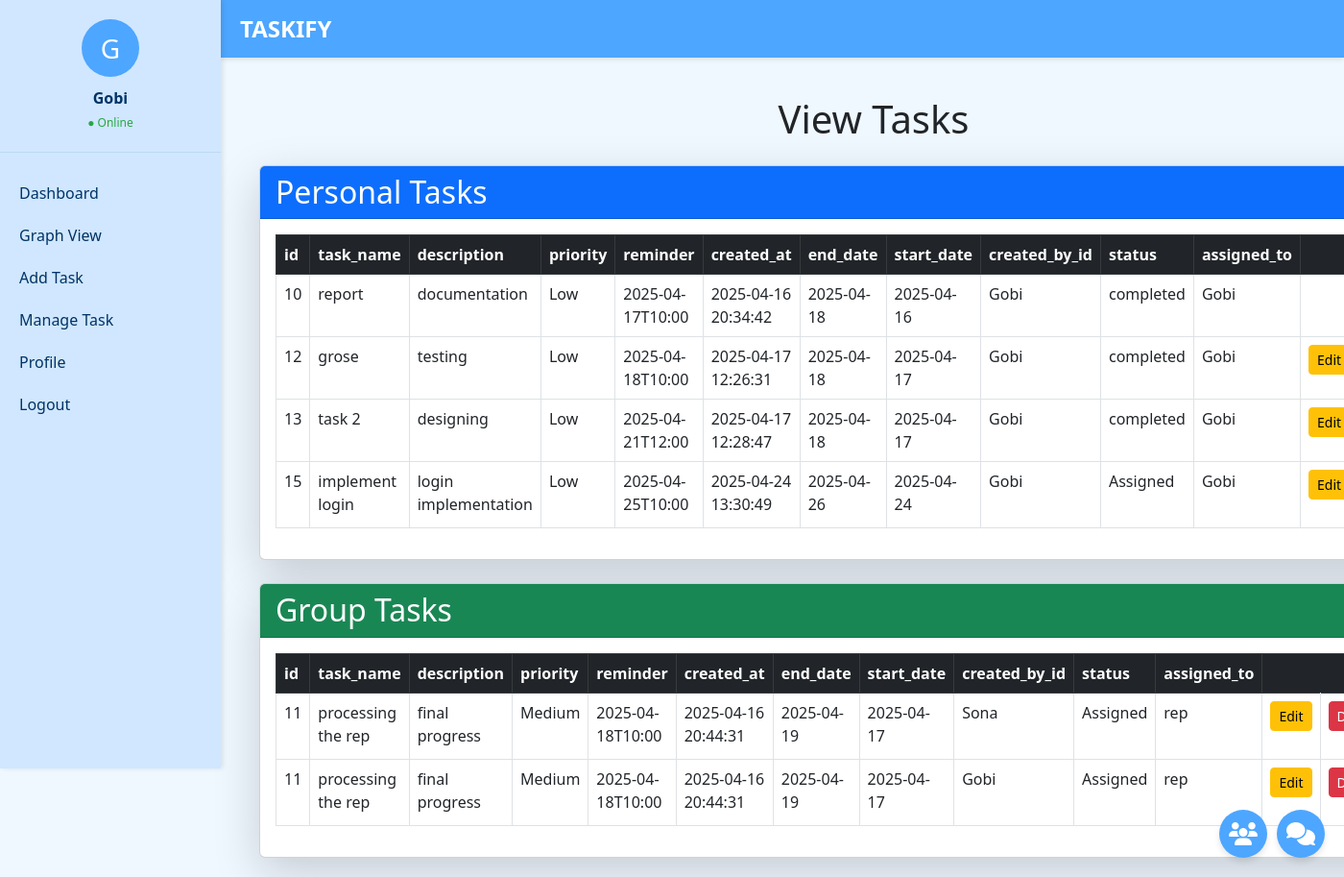
Screenshot of /managetask (signed in) with the database file from the repository.
### tables this page shows
CREATE TABLE "users" (uid integer NOT NULL PRIMARY KEY , 
password varchar(128) NOT NULL, 
last_login datetime NULL,
username varchar(150) NOT NULL UNIQUE,
email varchar(254) NOT NULL,
is_staff int NOT NULL, 
date_joined datetime NOT NULL, 
isapproved int default 0);

CREATE TABLE task (id integer NOT NULL PRIMARY KEY AUTOINCREMENT, 
task_name varchar(255) NOT NULL, description text NOT NULL, 
priority varchar(10) NOT NULL, reminder bool NOT NULL, 
created_at datetime NOT NULL, end_date date NULL,
 start_date date NULL, created_by_id integer NOT NULL,
 status varchar(100));

CREATE TABLE groupsdetails(gid int not null primary key,groupname varchar(1000),imageicon varchar(100));

### main.py (the view)
@app.route('/managetask')
def managetask():
    conn = connect()
    cursor = conn.cursor()
    uid = session["id"]
    cursor.execute("""
        SELECT t.id, t.task_name, t.description, t.priority, t.reminder,
            t.created_at, t.end_date, t.start_date, u.username, t.status, u.username,
             t.created_by_id
        FROM task t
        JOIN accounts_task_assigned_to ata ON t.id = ata.task_id
        JOIN users u ON ata.user_id = u.uid
        WHERE ata.user_id = ?
    """, (uid,))
    personal_tasks = cursor.fetchall()
    cursor.execute("""
        SELECT t.id, t.task_name, t.description, t.priority, t.reminder,
            t.created_at, t.end_date, t.start_date, u.username, t.status, g.groupname ,t.created_by_id
        FROM task t
        JOIN accounts_task_assigned_to ata ON t.id = ata.task_id
        JOIN groupsdetails g ON ata.groupid = g.gid join group_member gm on gm.gid=g.gid join
        users u on u.uid=gm.uid
        WHERE ata.groupid IN (SELECT groupid FROM accounts_task_assigned_to WHERE groupid in (select gid from group_member where uid=? ))
    """, (uid,))
    group_tasks = cursor.fetchall()
    conn.close()
    return render_template(
        'managetask.html',
        personal_tasks=personal_tasks,
        group_tasks=group_tasks,
        columns=['id', 'task_name', 'description', 'priority', 'reminder', 'created_at', 'end_date', 'start_date', 'created_by_id', 'status', 'assigned_to']
    )

### main.py (called while the page is built)
def connect():
	return sqlite3.connect("tasify.db")

### templates/managetask.html (shortened to what this page needs)
{% extends "layout.html" %} {% block title %}Dashboard{% endblock %} {% block
content %}
<h1 class="text-center mb-4">View Tasks</h1>
<div class="card shadow-lg mb-4">
  <div class="card-header bg-primary text-white">
    <h2 class="mb-0">Personal Tasks</h2>
  </div>
  <div class="card-body">
    {% if personal_tasks %}
    <div class="table-responsive">
      <table class="table table-bordered table-hover">
        <thead class="table-dark">
          <tr>
            {% for col in columns %}
            <th>{{ col }}</th>
            {% endfor %}
            <th colspan="3" style="text-align: center">Action</th>
          </tr>
        </thead>
        <tbody>
          {% for task in personal_tasks %}
          <tr>
            <td>{{ task[0] }}</td>
            <td>{{ task[1] }}</td>
            <td>{{ task[2] }}</td>
            <td>{{ task[3] }}</td>
            <td>{{ task[4] }}</td>
            <td>{{ task[5] }}</td>
            <td>{{ task[6] }}</td>
            <td>{{ task[7] }}</td>
            <td>{{ task[8] }}</td>
            <td>{{ task[9] }}</td>
            <td>{{ task[10] }}</td>
            <td>
              {%if session["id"]==task[11]%}
              <a
                href="{{ url_for('edit_task', task_id=task[0]) }}"
                class="btn btn-warning btn-sm"
                >Edit</a
              >
              {%endif%}
            </td>
          </tr>
          {% endfor %}
        </tbody>
      </table>
    </div>
    {% else %}
    <p class="text-muted">No personal tasks assigned.</p>
    {% endif %}
  </div>
</div>
<div class="card shadow-lg">
  <div class="card-header bg-success text-white">
    <h2 class="mb-0">Group Tasks</h2>
  </div>
  <div class="card-body">
    {% if group_tasks %}
    <div class="table-responsive">
      <table class="table table-bordered table-hover">
        <thead class="table-dark">
          <tr>
            {% for col in columns %}
            <th>{{ col }}</th>
            {% endfor %}
            <th colspan="3" style="text-align: center">Action</th>
          </tr>
        </thead>
        <tbody>
          {% for task in group_tasks %}
          <tr>
            <td>{{ task[0] }}</td>
            <td>{{ task[1] }}</td>
            <td>{{ task[2] }}</td>
            <td>{{ task[3] }}</td>
            <td>{{ task[4] }}</td>
            <td>{{ task[5] }}</td>
            <td>{{ task[6] }}</td>
            <td>{{ task[7] }}</td>
            <td>{{ task[8] }}</td>
            <td>{{ task[9] }}</td>
            <td>{{ task[10] }}</td>
            <td>
              {%if session["id"]==task[11]%}
              <a
                href="{{ url_for('edit_task', task_id=task[0]) }}"
                class="btn btn-warning btn-sm"
                >Edit</a
              >
              {%endif%}
            </td>
            <td>
              <form
                action="{{ url_for('delete_task', task_id=task[0]) }}"
                method="POST"
                onsubmit="return confirm('Are you sure you want to delete this task?');"
              >
                <button type="submit" class="btn btn-danger btn-sm">
                  Delete
                </button>
              </form>
            </td>
          </tr>
          {% endfor %}
        </tbody>
      </table>
    </div>
    {% else %}
    <p class="text-muted">No group tasks available.</p>
    {% endif %}
  </div>
</div>
{% endblock %}

### templates/layout.html (shortened to what this page needs)
<!DOCTYPE html>
<html lang="en">
  <head>
    <link
      rel="stylesheet"
      href="https://cdnjs.cloudflare.com/ajax/libs/font-awesome/6.4.2/css/all.min.css"
    />
    <link
      href="https://cdn.jsdelivr.net/npm/bootstrap@5.3.0-alpha1/dist/css/bootstrap.min.css"
      rel="stylesheet"
    />
  </head>
  <body>
    <aside class="sidebar">
      <div class="profile-section">
        <div class="profile-icon">
          {{ session.get("username", "G")[:1].upper() }}
        </div>
        <div class="profile-info">
          <p>{{ session.get("username", "Guest") }}</p>
          <span class="status">● Online</span>
        </div>
      </div>
      <nav class="nav-menu">
        <ul>
          <li><a href="/dashboard">Dashboard</a></li>
          <li><a href="/chart">Graph View</a></li>
          {% if session["role"] == "admin" %}
          <li><a href="/viewusers">Users</a></li>
          {% else %}
          <li><a href="/inserttask1">Add Task</a></li>
          <li><a href="/managetask">Manage Task</a></li>
          <li><a href="/profile">Profile</a></li>
          {% endif %}
          <li><a href="/logout">Logout</a></li>
        </ul>
      </nav>
    </aside>
    <header class="top-header">TASKIFY</header>
    <div class="container">{% block content %}{% endblock %}</div>
    {% if session["role"] != "admin" %}
    <a href="/chat" class="chat-icon" title="Chat">
      <i class="fas fa-comments"></i>
    </a>
    <a href="/groupchat" class="group-chat-icon" title="Group Chat">
      <i class="fas fa-users"></i>
    </a>
    {% endif %}
  </body>
</html>

### templates/layout.html (style rules this page uses)
body { margin: 0; font-family: "Segoe UI", Tahoma, Geneva, Verdana, sans-serif; background-color: #f0f8ff; }
.sidebar { position: fixed; top: 0; left: 0; height: 100vh; width: 230px; background-color: #d0e7ff; color: #003366; padding: 20px 0; box-shadow: 2px 0 5px rgba(0, 0, 0, 0.1); z-index: 1000; }
.profile-section { text-align: center; padding-bottom: 20px; border-bottom: 1px solid #bcdaf1; }
.profile-icon { background-color: #4da6ff; width: 60px; height: 60px; margin: auto; border-radius: 50%; font-size: 28px; display: flex; align-items: center; justify-content: center; color: white; margin-bottom: 10px; }
.profile-info p { margin: 0; font-weight: bold; }
.status { color: #28a745; font-size: 12px; }
.nav-menu ul { list-style-type: none; padding-left: 0; margin-top: 20px; }
.nav-menu li { padding: 10px 20px; }
.nav-menu li a { color: #003366; text-decoration: none; display: block; font-weight: 500; }
.top-header { position: fixed; top: 0; left: 230px; right: 0; height: 60px; background-color: #4da6ff; color: white; display: flex; align-items: center; padding-left: 20px; font-size: 24px; font-weight: bold; z-index: 999; box-shadow: 0 2px 5px rgba(0, 0, 0, 0.1); }
.container { margin-left: 250px; margin-top: 80px; padding: 20px; }
.chat-icon, .group-chat-icon { position: fixed; bottom: 20px; background-color: #4da6ff; color: white; width: 50px; height: 50px; border-radius: 50%; display: flex; align-items: center; justify-content: center; text-decoration: none; box-shadow: 0 4px 6px rgba(0, 0, 0, 0.1); font-size: 24px; transition: background-color 0.3s ease; z-index: 999; }
.chat-icon { right: 20px; }
.group-chat-icon { right: 80px; }

### rows the page displays
users: get "Gobi"
task: id "10", task_name "report", description "documentation", priority "Low", reminder "2025-04-17T10:00", created_at "2025-04-16 20:34:42", end_date "2025-04-18", start_date "2025-04-16", username "Gobi", status "completed"
task: id "12", task_name "grose", description "testing", priority "Low", reminder "2025-04-18T10:00", created_at "2025-04-17 12:26:31", end_date "2025-04-18", start_date "2025-04-17", username "Gobi", status "completed"
task: id "13", task_name "task 2", description "designing", priority "Low", reminder "2025-04-21T12:00", created_at "2025-04-17 12:28:47", end_date "2025-04-18", start_date "2025-04-17", username "Gobi", status "completed"
task: id "15", task_name "implement login", description "login implementation", priority "Low", reminder "2025-04-25T10:00", created_at "2025-04-24 13:30:49", end_date "2025-04-26", start_date "2025-04-24", username "Gobi", status "Assigned"
task: id "11", task_name "processing the rep", description "final progress", priority "Medium", reminder "2025-04-18T10:00", created_at "2025-04-16 20:44:31", end_date "2025-04-19", start_date "2025-04-17", username "Sona", status "Assigned", groupname "rep", username "Gobi"

### other values shown
{{ session.get("username", "G")[:1].upper() }} "G"
{{ col }} "id" "task_name" "description" "priority" "reminder" "created_at" "end_date" "start_date" "created_by_id" "status" "assigned_to"
